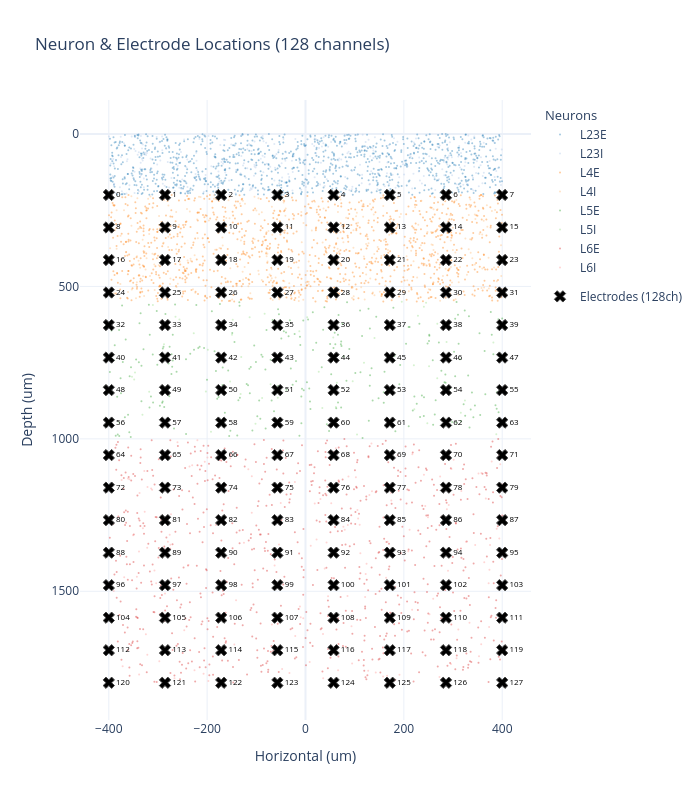

Notebook code cell kept with this figure:
### Code cell
# ── Neuron & Electrode Location Map ────────────────────────────────────────
# Read volume bounds from the first session's config (not hardcoded).
import plotly.graph_objects as go

_first_session_dir = session_dirs[0]
_first_session_path = os.path.join(DATA_DIR, _first_session_dir)
_first_config_path = next(
    f for f in os.listdir(_first_session_path)
    if f.endswith("_config.json") and f.startswith(prefix.split("_session_")[0] if "_session_" in prefix else prefix)
)
with open(os.path.join(_first_session_path, _first_config_path)) as _f:
    _bounds = json.load(_f)["electrode_volume_bounds_um"]
_v_min, _v_max = _bounds["v_min"], _bounds["v_max"]
_h_min, _h_max = _bounds["h_min"], _bounds["h_max"]

# Reproduce electrode grid from config bounds (same logic as system.make_electrode_grid)
_n_ch = N_STIM_CHANNELS
_n_h = int(np.sqrt(_n_ch))
while _n_ch % _n_h != 0:
    _n_h -= 1
_n_v = _n_ch // _n_h
_h_vals = np.linspace(_h_min, _h_max, _n_h)
_v_vals = np.linspace(_v_min, _v_max, _n_v)
_hh, _vv = np.meshgrid(_h_vals, _v_vals)
electrode_h = _hh.ravel()
electrode_v = _vv.ravel()

# Reproduce neuron locations from network params
from corcol_params.network_params import net_dict as _net_dict
_pop_names = _net_dict["populations"]
_pop_depths = _net_dict["pop_depth_ranges_um"]
_horiz = _net_dict["pop_horiz_ranges_um"]
_full_n = _net_dict["full_num_neurons"]
_nscale = _net_dict["N_scaling"]
_num_neurons_per_pop = np.round(_full_n * _nscale).astype(int)

# Use a fixed seed so layout is reproducible
_rng = np.random.default_rng(seed=0)
neuron_h_all, neuron_v_all, neuron_pop_all = [], [], []
for _i, _pname in enumerate(_pop_names):
    _nn = _num_neurons_per_pop[_i]
    _locs = _rng.random((_nn, 2))
    _locs[:, 0] = _locs[:, 0] * (_horiz[1] - _horiz[0]) + _horiz[0]
    _d = _pop_depths[_i]
    _locs[:, 1] = _locs[:, 1] * (_d[1] - _d[0]) + _d[0]
    neuron_h_all.append(_locs[:, 0])
    neuron_v_all.append(_locs[:, 1])
    neuron_pop_all.append([_pname] * _nn)

neuron_h_all = np.concatenate(neuron_h_all)
neuron_v_all = np.concatenate(neuron_v_all)
neuron_pop_all = sum(neuron_pop_all, [])

# ── Plotly figure ──────────────────────────────────────────────────────────
_pop_colors = {
    "L23E": "#1f77b4", "L23I": "#aec7e8",
    "L4E":  "#ff7f0e", "L4I":  "#ffbb78",
    "L5E":  "#2ca02c", "L5I":  "#98df8a",
    "L6E":  "#d62728", "L6I":  "#ff9896",
}

fig = go.Figure()

# Neurons by population
for _pname in _net_dict["populations"]:
    _mask = [p == _pname for p in neuron_pop_all]
    fig.add_trace(go.Scatter(
        x=neuron_h_all[_mask],
        y=neuron_v_all[_mask],
        mode="markers",
        marker=dict(size=2, color=_pop_colors[_pname], opacity=0.4),
        name=_pname,
        legendgroup="neurons",
        legendgrouptitle_text="Neurons",
    ))

# Electrodes (annotated with channel index)
fig.add_trace(go.Scatter(
    x=electrode_h,
    y=electrode_v,
    mode="markers+text",
    marker=dict(size=10, color="black", symbol="x", line=dict(width=1)),
    text=[str(i) for i in range(N_STIM_CHANNELS)],
    textposition="middle right",
    textfont=dict(size=8, color="black"),
    name=f"Electrodes ({N_STIM_CHANNELS}ch)",
    legendgroup="electrodes",
))

fig.update_layout(
    title=f"Neuron & Electrode Locations ({N_STIM_CHANNELS} channels)",
    xaxis_title="Horizontal (um)",
    yaxis_title="Depth (um)",
    yaxis=dict(autorange="reversed"),  # depth increases downward
    width=700,
    height=800,
    template="plotly_white",
    legend=dict(groupclick="togglegroup"),
)
fig.show()

### Figure 1 — Plotly figure (JSON) as saved in the notebook; plotly's stock layout.template omitted (floating-point values rounded to 4 significant figures; data arrays with more than 128 entries replaced by an {"elided": "..."} marker saying what was removed)
{"data": [{"legendgroup": "neurons", "legendgrouptitle": {"text": "Neurons"}, "marker": {"color": "#1f77b4", "opacity": 0.4, "size": 2}, "mode": "markers", "name": "L23E", "type": "scatter", "x": {"elided": "1034 float values"}, "y": {"elided": "1034 float values"}}, {"legendgroup": "neurons", "legendgrouptitle": {"text": "Neurons"}, "marker": {"color": "#aec7e8", "opacity": 0.4, "size": 2}, "mode": "markers", "name": "L23I", "type": "scatter", "x": {"elided": "292 float values"}, "y": {"elided": "292 float values"}}, {"legendgroup": "neurons", "legendgrouptitle": {"text": "Neurons"}, "marker": {"color": "#ff7f0e", "opacity": 0.4, "size": 2}, "mode": "markers", "name": "L4E", "type": "scatter", "x": {"elided": "1096 float values"}, "y": {"elided": "1096 float values"}}, {"legendgroup": "neurons", "legendgrouptitle": {"text": "Neurons"}, "marker": {"color": "#ffbb78", "opacity": 0.4, "size": 2}, "mode": "markers", "name": "L4I", "type": "scatter", "x": {"elided": "274 float values"}, "y": {"elided": "274 float values"}}, {"legendgroup": "neurons", "legendgrouptitle": {"text": "Neurons"}, "marker": {"color": "#2ca02c", "opacity": 0.4, "size": 2}, "mode": "markers", "name": "L5E", "type": "scatter", "x": {"elided": "242 float values"}, "y": {"elided": "242 float values"}}, {"legendgroup": "neurons", "legendgrouptitle": {"text": "Neurons"}, "marker": {"color": "#98df8a", "opacity": 0.4, "size": 2}, "mode": "markers", "name": "L5I", "type": "scatter", "x": [-352.8, 228.6, 268.0, -348.4, 195.8, -148.0, 34.15, 56.39, -202.6, 267.9, 118.9, 104.8, 245.2, 26.92, -331.5, -56.32, -192.2, -131.9, -113.6, -379.8, 63.8, -287.7, 181.8, -12.59, -346.7, 240.8, -285.3, 221.3, 315.9, -153.4, 382.0, 61.71, 95.99, -71.01, -227.2, -317.9, -101.7, -310.4, -198.5, 140.3, 324.3, 388.0, 247.8, -130.7, 251.3, -83.15, -149.5, -88.22, 220.3, -256.4, -264.3, 286.8, 3.445], "y": [796.1, 595.8, 622.4, 805.5, 550.7, 609.5, 899.0, 667.4, 844.7, 801.4, 750.3, 985.4, 553.7, 780.0, 920.9, 864.8, 976.5, 852.7, 600.9, 946.0, 816.1, 690.0, 723.6, 647.2, 782.7, 566.8, 950.6, 902.5, 914.0, 811.7, 683.8, 895.4, 811.3, 820.8, 653.6, 845.1, 950.8, 560.7, 707.7, 669.1, 874.1, 985.0, 948.7, 731.5, 761.8, 589.3, 658.2, 866.2, 758.7, 608.7, 599.7, 682.1, 601.2]}, {"legendgroup": "neurons", "legendgrouptitle": {"text": "Neurons"}, "marker": {"color": "#d62728", "opacity": 0.4, "size": 2}, "mode": "markers", "name": "L6E", "type": "scatter", "x": {"elided": "720 float values"}, "y": {"elided": "720 float values"}}, {"legendgroup": "neurons", "legendgrouptitle": {"text": "Neurons"}, "marker": {"color": "#ff9896", "opacity": 0.4, "size": 2}, "mode": "markers", "name": "L6I", "type": "scatter", "x": {"elided": "147 float values"}, "y": {"elided": "147 float values"}}, {"legendgroup": "electrodes", "marker": {"color": "black", "line": {"width": 1}, "size": 10, "symbol": "x"}, "mode": "markers+text", "name": "Electrodes (128ch)", "text": ["0", "1", "2", "3", "4", "5", "6", "7", "8", "9", "10", "11", "12", "13", "14", "15", "16", "17", "18", "19", "20", "21", "22", "23", "24", "25", "26", "27", "28", "29", "30", "31", "32", "33", "34", "35", "36", "37", "38", "39", "40", "41", "42", "43", "44", "45", "46", "47", "48", "49", "50", "51", "52", "53", "54", "55", "56", "57", "58", "59", "60", "61", "62", "63", "64", "65", "66", "67", "68", "69", "70", "71", "72", "73", "74", "75", "76", "77", "78", "79", "80", "81", "82", "83", "84", "85", "86", "87", "88", "89", "90", "91", "92", "93", "94", "95", "96", "97", "98", "99", "100", "101", "102", "103", "104", "105", "106", "107", "108", "109", "110", "111", "112", "113", "114", "115", "116", "117", "118", "119", "120", "121", "122", "123", "124", "125", "126", "127"], "textfont": {"color": "black", "size": 8}, "textposition": "middle right", "type": "scatter", "x": [-400.0, -285.7, -171.4, -57.14, 57.14, 171.4, 285.7, 400.0, -400.0, -285.7, -171.4, -57.14, 57.14, 171.4, 285.7, 400.0, -400.0, -285.7, -171.4, -57.14, 57.14, 171.4, 285.7, 400.0, -400.0, -285.7, -171.4, -57.14, 57.14, 171.4, 285.7, 400.0, -400.0, -285.7, -171.4, -57.14, 57.14, 171.4, 285.7, 400.0, -400.0, -285.7, -171.4, -57.14, 57.14, 171.4, 285.7, 400.0, -400.0, -285.7, -171.4, -57.14, 57.14, 171.4, 285.7, 400.0, -400.0, -285.7, -171.4, -57.14, 57.14, 171.4, 285.7, 400.0, -400.0, -285.7, -171.4, -57.14, 57.14, 171.4, 285.7, 400.0, -400.0, -285.7, -171.4, -57.14, 57.14, 171.4, 285.7, 400.0, -400.0, -285.7, -171.4, -57.14, 57.14, 171.4, 285.7, 400.0, -400.0, -285.7, -171.4, -57.14, 57.14, 171.4, 285.7, 400.0, -400.0, -285.7, -171.4, -57.14, 57.14, 171.4, 285.7, 400.0, -400.0, -285.7, -171.4, -57.14, 57.14, 171.4, 285.7, 400.0, -400.0, -285.7, -171.4, -57.14, 57.14, 171.4, 285.7, 400.0, -400.0, -285.7, -171.4, -57.14, 57.14, 171.4, 285.7, 400.0], "y": [200.0, 200.0, 200.0, 200.0, 200.0, 200.0, 200.0, 200.0, 306.7, 306.7, 306.7, 306.7, 306.7, 306.7, 306.7, 306.7, 413.3, 413.3, 413.3, 413.3, 413.3, 413.3, 413.3, 413.3, 520.0, 520.0, 520.0, 520.0, 520.0, 520.0, 520.0, 520.0, 626.7, 626.7, 626.7, 626.7, 626.7, 626.7, 626.7, 626.7, 733.3, 733.3, 733.3, 733.3, 733.3, 733.3, 733.3, 733.3, 840.0, 840.0, 840.0, 840.0, 840.0, 840.0, 840.0, 840.0, 946.7, 946.7, 946.7, 946.7, 946.7, 946.7, 946.7, 946.7, 1053.0, 1053.0, 1053.0, 1053.0, 1053.0, 1053.0, 1053.0, 1053.0, 1160.0, 1160.0, 1160.0, 1160.0, 1160.0, 1160.0, 1160.0, 1160.0, 1267.0, 1267.0, 1267.0, 1267.0, 1267.0, 1267.0, 1267.0, 1267.0, 1373.0, 1373.0, 1373.0, 1373.0, 1373.0, 1373.0, 1373.0, 1373.0, 1480.0, 1480.0, 1480.0, 1480.0, 1480.0, 1480.0, 1480.0, 1480.0, 1587.0, 1587.0, 1587.0, 1587.0, 1587.0, 1587.0, 1587.0, 1587.0, 1693.0, 1693.0, 1693.0, 1693.0, 1693.0, 1693.0, 1693.0, 1693.0, 1800.0, 1800.0, 1800.0, 1800.0, 1800.0, 1800.0, 1800.0, 1800.0]}], "layout": {"height": 800, "legend": {"groupclick": "togglegroup"}, "title": {"text": "Neuron & Electrode Locations (128 channels)"}, "width": 700, "xaxis": {"title": {"text": "Horizontal (um)"}}, "yaxis": {"autorange": "reversed", "title": {"text": "Depth (um)"}}}}
